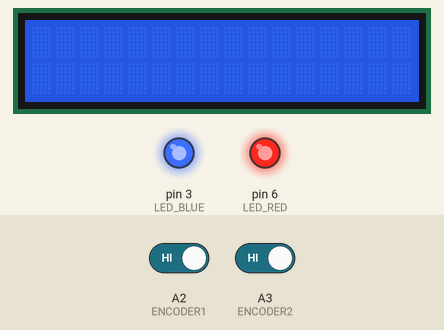
Simulated run of this program. Board: Arduino Uno, built with avr-gcc and run on an emulated ATmega328P. Parts: 16×2 character LCD, output pins drawn as LEDs (lit = HIGH). The inputs (shaded band) are chosen by the test bench; at power-on: A2 (ENCODER1) HIGH, A3 (ENCODER2) HIGH.

Above: at 1.2 s.
1.3 s: A2 (ENCODER1) driven LOW
At 2.5 s:
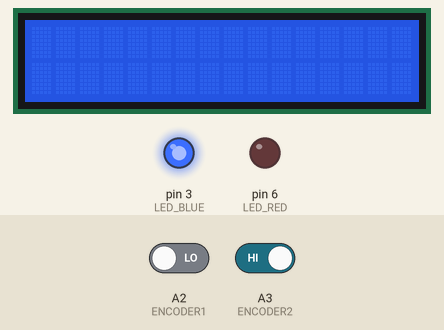
2.8 s: A3 (ENCODER2) driven LOW
At 3.6 s:
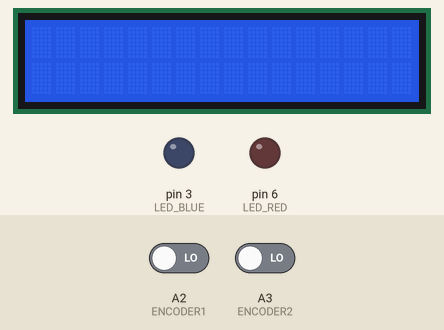
4.3 s: A2 (ENCODER1) driven HIGH
At 4.7 s:
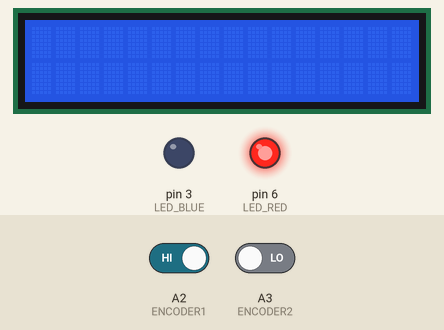
5.8 s: A3 (ENCODER2) driven HIGH
At 7.1 s:
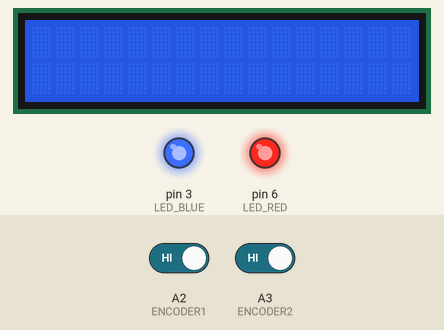
Timing chart, 0 to 8.3 s (numbered marks = the images above; inputs shaded):
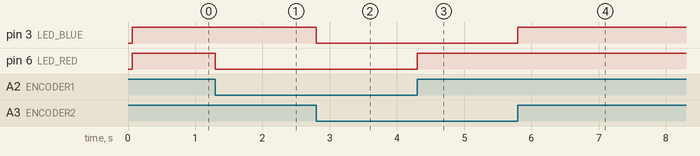

Measured:
- after the input at 1.3 s, pin 6 (LED_RED): HIGH → LOW at once
- after the input at 2.8 s, pin 3 (LED_BLUE): HIGH → LOW at once
- after the input at 4.3 s, pin 6 (LED_RED): LOW → HIGH at once
- after the input at 5.8 s, pin 3 (LED_BLUE): LOW → HIGH at once

The program:

main.cpp
```cpp
#include <Arduino.h>
#include <Wire.h>
#include <LiquidCrystal_I2C.h>

#define LED_RED 6
#define LED_BLUE 3

#define ENCODER1 A2
#define ENCODER2 A3

LiquidCrystal_I2C lcd(0x27, 16, 2); // LCD instance with I2C address 0x27 and 16 columns, 2 rows

void setup()
{
  pinMode(LED_RED, OUTPUT);
  pinMode(LED_BLUE, OUTPUT);
  pinMode(ENCODER1, INPUT_PULLUP);
  pinMode(ENCODER2, INPUT_PULLUP);

  lcd.init();
  lcd.backlight();
}

void loop()
{
  digitalWrite(LED_RED, digitalRead(ENCODER1));
  digitalWrite(LED_BLUE, digitalRead(ENCODER2));
}
```
